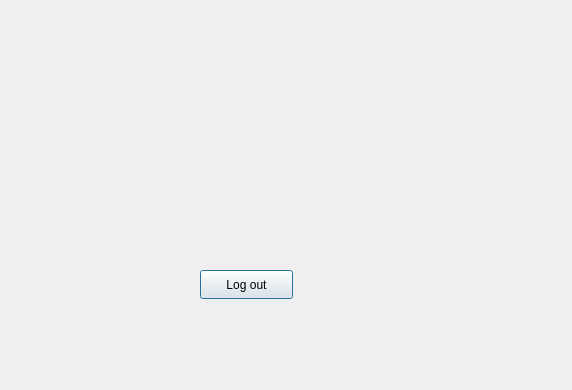
<?xml version="1.0" encoding="UTF-8"?>
<ui version="4.0">
 <class>UserPage</class>
 <widget class="QDialog" name="UserPage">
  <property name="geometry">
   <rect>
    <x>0</x>
    <y>0</y>
    <width>572</width>
    <height>390</height>
   </rect>
  </property>
  <property name="windowTitle">
   <string>Dialog</string>
  </property>
  <widget class="QLabel" name="label">
   <property name="geometry">
    <rect>
     <x>20</x>
     <y>10</y>
     <width>171</width>
     <height>20</height>
    </rect>
   </property>
   <property name="text">
    <string/>
   </property>
  </widget>
  <widget class="QPushButton" name="LogOut">
   <property name="geometry">
    <rect>
     <x>200</x>
     <y>270</y>
     <width>93</width>
     <height>29</height>
    </rect>
   </property>
   <property name="text">
    <string>Log out</string>
   </property>
  </widget>
 </widget>
 <resources/>
 <connections/>
</ui>
